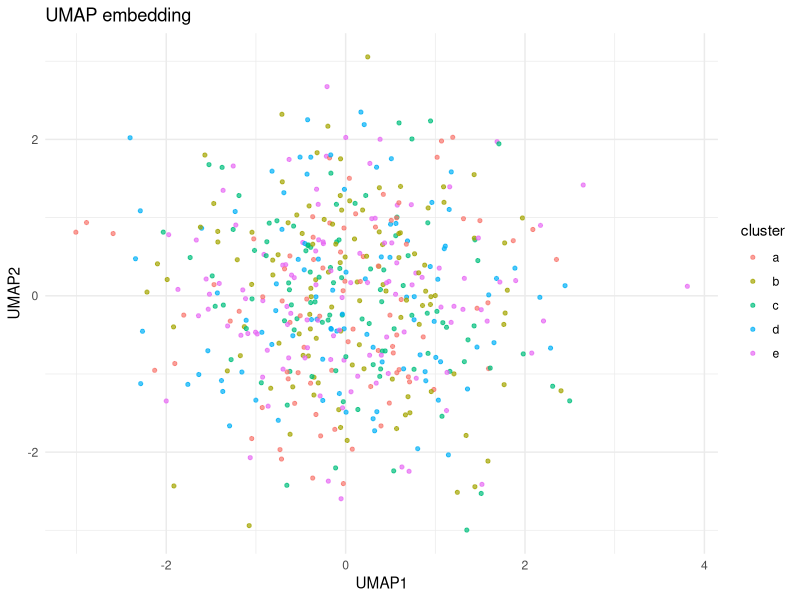
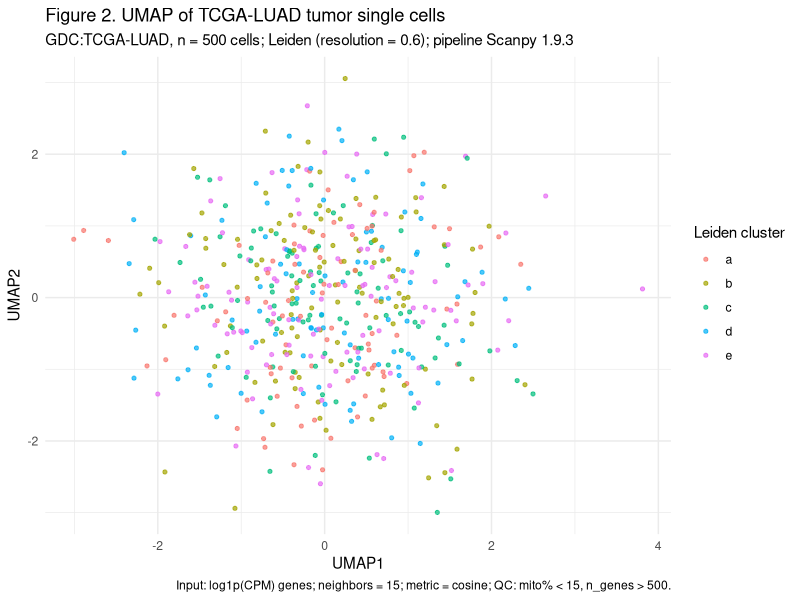
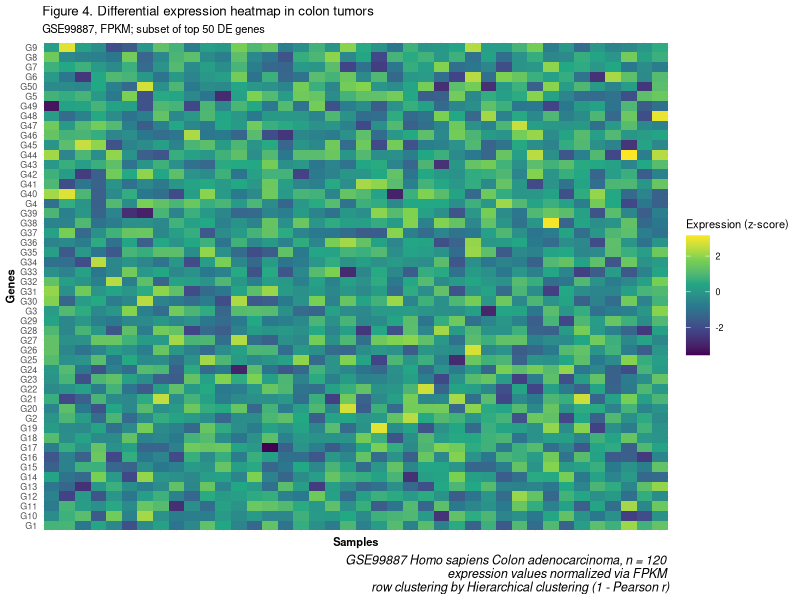

Recreate these plots in R, in order.
## ---- chunk 1
#| fig-width: 8
#| fig-height: 9

library(ggplot2)
library(dplyr)

set.seed(1)
umap_df <- tibble(
  UMAP1  = rnorm(500),
  UMAP2  = rnorm(500),
  cluster = factor(sample(letters[1:5], 500, TRUE))
)

# BEFORE: ambiguous UMAP
p_before <- ggplot(umap_df, aes(UMAP1, UMAP2, color = cluster)) +
  geom_point(size = 1.1, alpha = 0.7) +
  theme_minimal() +
  labs(title = "UMAP embedding")


p_before



## ---- chunk 2
#| fig-width: 8
#| fig-height: 9

library(ggplot2)
library(dplyr)

set.seed(1)
umap_df <- tibble(
  UMAP1  = rnorm(500),
  UMAP2  = rnorm(500),
  cluster = factor(sample(letters[1:5], 500, TRUE))
)

# before
p_before <- ggplot(umap_df, aes(UMAP1, UMAP2, color = cluster)) +
  geom_point(size = 1.1, alpha = 0.7) +
  theme_minimal() +
  labs(title = "UMAP embedding")

# after
dataset_id    <- "TCGA-LUAD"
accession     <- "GDC:TCGA-LUAD"
pipeline_ver  <- "Scanpy 1.9.3"
clust_method  <- "Leiden (resolution = 0.6)"
n_cells       <- nrow(umap_df)

p_after <- ggplot(umap_df, aes(UMAP1, UMAP2, color = cluster)) +
  geom_point(size = 1.1, alpha = 0.7) +
  theme_minimal() +
  labs(
    title    = "Figure 2. UMAP of TCGA-LUAD tumor single cells",
    subtitle = glue::glue("{accession}, n = {n_cells} cells; {clust_method}; pipeline {pipeline_ver}"),
    x        = "UMAP1",
    y        = "UMAP2",
    color    = "Leiden cluster",
    caption  = "Input: log1p(CPM) genes; neighbors = 15; metric = cosine; QC: mito% < 15, n_genes > 500."
  )


p_after




## ---- chunk 3
#| fig-width: 8
#| fig-height: 9

library(glue)
library(tidyverse)

dataset_accession <- "GSE99887"
species           <- "Homo sapiens"
tissue            <- "Colon adenocarcinoma"
n_samples         <- 120
norm_method       <- "FPKM"
clust_method      <- "Hierarchical clustering (1 - Pearson r)"

caption_text <- glue(
  "GSE99887 {species} {tissue}, n = {n_samples} \n ",
  "expression values normalized via {norm_method} \n ",
  "row clustering by {clust_method}"
)

heat_df <- expand_grid(
  sample = paste0("S", 1:40),
  gene   = paste0("G", 1:50)
) |>
  mutate(expr = rnorm(n()))

# Simple "heatmap-style" tile plot (for teaching)
p_heat <- ggplot(heat_df, aes(sample, gene, fill = expr)) +
  geom_tile() +
  scale_fill_viridis_c() +
  theme_minimal(base_size = 8) +
  theme(
    axis.text.x   = element_blank(),
    axis.title.x  = element_text(face = "bold"),
    axis.title.y  = element_text(face = "bold"),
    plot.caption  = element_text(size = 9, face = "italic")
  ) +
  labs(
    title   = "Figure 4. Differential expression heatmap in colon tumors",
    subtitle= glue("{dataset_accession}, {norm_method}; subset of top 50 DE genes"),
    x       = "Samples",
    y       = "Genes",
    fill    = "Expression (z-score)",
    caption = caption_text
  )

p_heat



